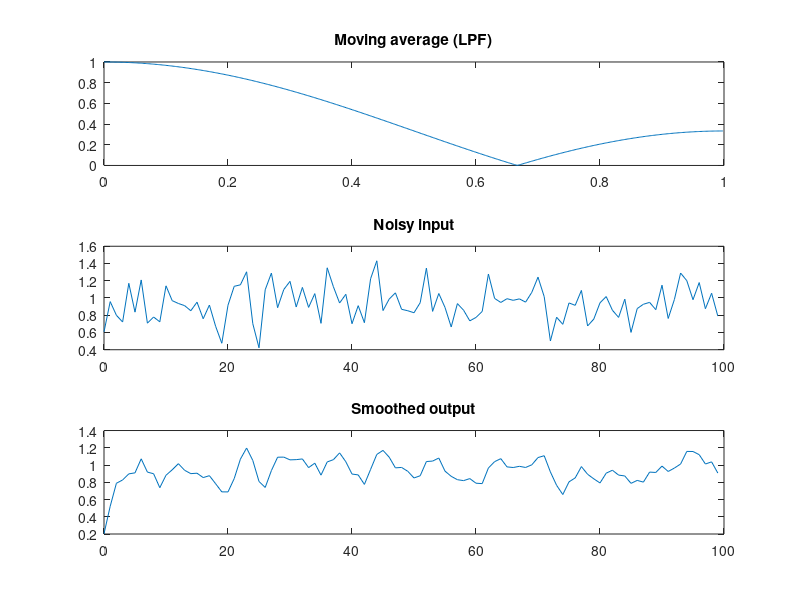

Recreate this plot in MATLAB.
clc; clear; close all;
b = [1 1 1]/3; a = 1; % y = (x[n]+x[n-1]+x[n-2])/3
[h,w] = freqz(b,a);
subplot(3,1,1); plot(w/pi,abs(h)); title('Moving average (LPF)');
n = 0:99;
s = 0.9*ones(1,100); % 0.9 u[n]
x = s + 0.2*randn(1,100); % corrupted
y = filter(b,a,x);
subplot(3,1,2); plot(n,x); title('Noisy input');
subplot(3,1,3); plot(n,y); title('Smoothed output');
% If your question means 0.9^n u[n], use s = 0.9.^n;
